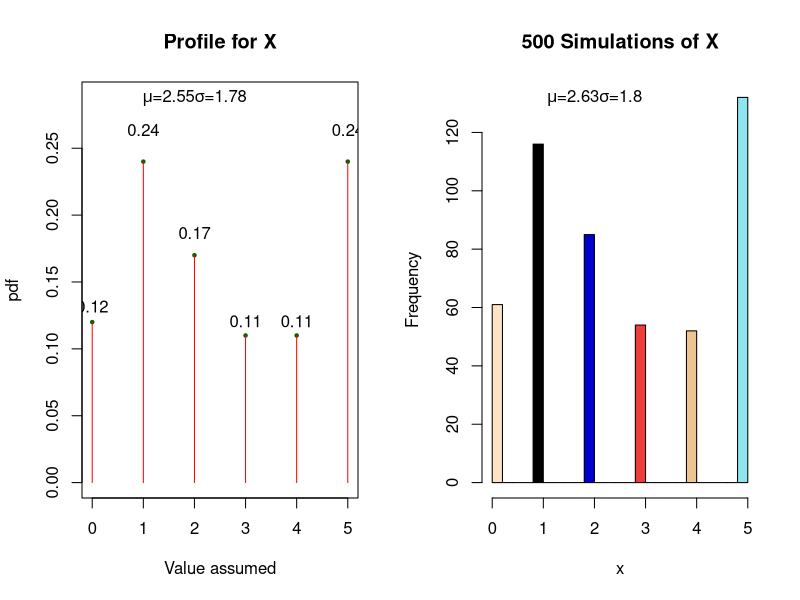

The R source for this figure:
############################################################
# Simulation for a discrete random variable
#
# Shankar Venkatagiri
############################################################
# Change these settings if you need to play with the program!

# Variable assumes values between 0 and maxVal
maxVal <- 5

# How many values to simulate for each random variable?
numRows <- 500

##########################################################
# A function to calculate the parameters of the distribution
# The structure of the distribution variable is a frame
# containing combinations of (value, pdf, cdf)
getParameters <- function(distribution) {
  
  meanDist <- t(distribution[ , 1]) %*% distribution[ , 2]
  varDist <-  t(distribution[ , 1])^2 %*% (distribution[ , 2]) - meanDist^2
  
  return(c(meanDist, varDist))
}

##########################################################
# A function that generated a discrete random variable
# and returns the distribution, namely (values, pdf, cdf)
# The values taken by the RV are in 0, 1, 2, . . ., max
createRV <- function(max) {
    
  # Declare a frame to hold the values and the distribution
  distribution <- data.frame(matrix(nrow=max + 1, ncol=3))
  colnames(distribution) <- c("value", "pdf", "cdf")
  
  # Generate a random set of numbers between 0 and 1
  probs <- runif(max + 1)
  
  # Normalise them to the PDF, taking relative frequencies
  pdfs <- probs/sum(probs)
  
  # Now construct the CDF
  cdfs <- c()
  cdf <- 0
  
  for(i in 1: (max + 1)) {
    cdf <- cdf + pdfs[i]
    cdfs[i] <- cdf
  }
  
  # Compose the distribution as (Values, PDF, CDF)
  distribution$value <- c(0:max)
  distribution$pdf <- round(pdfs, 2)
  distribution$cdf <- round(cdfs, 2)
  
  # Return the distribution
  return(distribution)
}

##########################################################
# Function that profiles a discrete distribution
#
profileDist <- function(dist, varName) {
  
  # First plot the PDF as dots, with a dynamic title
  maxDist <- max(dist$pdf)
  
  plot(dist$value, dist$pdf,
       main=paste("Profile for", varName),
       xlab="Value assumed",
       ylab="pdf",
       ylim=c(0, maxDist*1.2),
       pch=20, cex=0.7, col="darkgreen")
  
  maxValue <- max(dist$value)
  
  # Draw line segments to the dots, and label them
  for(i in 1:nrow(dist)) {
    segments(dist$value[i], 0,
             dist$value[i], dist$pdf[i],
             col="red")
    text(dist$value[i], dist$pdf[i] * 1.1,
         round(dist$pdf[i], 2))
  }
  
  # Want the parameters for the distribution, with 
  params <- getParameters(dist)
  meanDist <- round(params[1], 2)
  varDist <- round(params[2], 2)
  sdDist <- round(sqrt(varDist), 2)
  
  # Use the bquote() function to display Greek symbols
  # with a .(varName) if you need the actual value
  text(2, maxDist*1.2, # x & y coordinates for the text
       bquote(paste(mu, "=", .(meanDist), "\n",
                    sigma, "=", .(sdDist))))
}

##########################################################
# For a given distribution, this function figures out 
# into which bucket an input x value in [0, 1] will fall,
# based on the cdf of the dist
# This is essentially our Recoding function!
whichValue <- function(dist, x) {
  
  values <- dist[ , 1]
  cdf <- dist[ , 3]
  
  index <- 1
  while(x > cdf[index]) index <- index + 1
  
  return(values[index])
}

##########################################################
# So far, we've declared some functions. Now use them!
##########################################################

# Create our "base" random variable
baseVar <- createRV(max=maxVal)

# Parameters for the distribution
params <- getParameters(baseVar)
meanDist <- round(params[1], 2)
varDist <- round(params[2], 2)

##########################################################
# Q: How do we simulate a random variable? 
#
# Answer: Starting with a uniformly distributed dataset, 
# "map" each value to the appropriate bucket in the CDF 
# of the corresponding random variable X
#
# You will get a bunch of values assumed by X, whose 
# probabilities will broadly agree with the PDF of X
##########################################################

# This is best understood by bringing up & contrasting
# the two data frames unifValues & mappedRVValues
# after you Source the script, from the Environment

# Frame to store what the above values map to, for each Xi
mappedRVValues <- data.frame(matrix(nrow=numRows, 
                                    ncol=1))
colnames(mappedRVValues) <- c("X")

for(i in 1:numRows) {
  # Now map it, and register it as a value assumed by X
  mappedRVValues[i, 1] <- whichValue(baseVar, runif(1))
}
    

##########################################################
# Time to start showing what you've built up
par(mfrow=c(1, 2))

# Begin by profiling the base discrete distribution
profileDist(baseVar, "X")

meanMapped <- round(mean(mappedRVValues$X), 2)
sdMapped <- round(sd(mappedRVValues$X), 2)

# Profile the Sum X1 + . . . + Xn
histRV <- hist(mappedRVValues$X,
               breaks=20,
               xlab="x",
               col=colors()[20:45],
               main=paste(numRows, "Simulations of X"))

# Use the bquote() function to display Greek symbols
# with a .(varName) if you need the actual value
text(2, max(histRV$counts), # x & y coordinates for the text
     bquote(paste(mu, "=", .(meanMapped), "\n",
                  sigma, "=", .(sdMapped))))


